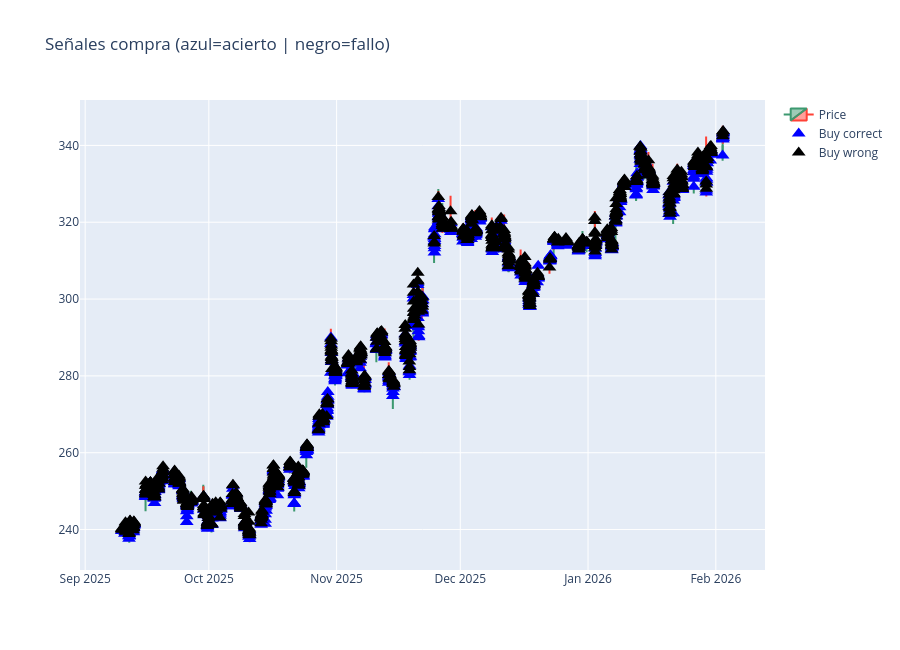

The cell this chart's notebook holds for it:
### Markdown cell above
## Re-train model only with TOP features

Pending....

### Code cell
import plotly.graph_objects as go

def plot_candles_with_signals(X, y_pred_proba, y_test, PROB_THR):

    df = X.copy().sort_index()

    y_pred_proba = np.asarray(y_pred_proba)

    # ---- prob clase positiva ----
    if y_pred_proba.ndim == 2:
        proba_buy = y_pred_proba[:, 1]
    else:
        proba_buy = y_pred_proba

    y_test = np.asarray(y_test)

    # ---- high/low simulados ----
    high = df['high']
    low  = df['low']

    # ---- señales ----
    signal_mask = proba_buy > PROB_THR

    signal_times = df.index[signal_mask]
    signal_prices = df.loc[signal_mask, 'close']

    # ---- evaluar acierto ----
    correct_mask = y_test[signal_mask] == 1

    times_correct = signal_times[correct_mask]
    prices_correct = signal_prices[correct_mask]

    times_wrong = signal_times[~correct_mask]
    prices_wrong = signal_prices[~correct_mask]

    fig = go.Figure()

    # ======================
    # Velas
    # ======================
    fig.add_trace(
        go.Candlestick(
            x=df.index,
            open=df['open'],
            high=high,
            low=low,
            close=df['close'],
            name="Price"
        )
    )

    # ======================
    # Señales correctas (azul)
    # ======================
    fig.add_trace(
        go.Scatter(
            x=times_correct,
            y=prices_correct,
            mode='markers',
            marker=dict(
                symbol='triangle-up',
                size=12,
                color='blue'
            ),
            name='Buy correct'
        )
    )

    # ======================
    # Señales incorrectas (negro)
    # ======================
    fig.add_trace(
        go.Scatter(
            x=times_wrong,
            y=prices_wrong,
            mode='markers',
            marker=dict(
                symbol='triangle-up',
                size=12,
                color='black'
            ),
            name='Buy wrong'
        )
    )

    fig.update_layout(
        title=f"Señales compra (azul=acierto | negro=fallo)",
        xaxis_rangeslider_visible=False,
        height=650
    )

    fig.show()

    # ======================
    # Métricas rápidas
    # ======================
    n_trades = signal_mask.sum()
    if n_trades > 0:
        winrate = correct_mask.mean()
        print(f"Trades: {n_trades}")
        print(f"Accuracy señales: {winrate:.2%}")

plot_candles_with_signals(X_test, y_pred_proba, y_test, PROB_THR)

### Figure 1 — Plotly figure (JSON) as saved in the notebook; plotly's stock layout.template omitted (floating-point values rounded to 4 significant figures; data arrays with more than 128 entries replaced by an {"elided": "..."} marker saying what was removed)
{"data": [{"close": {"elided": "2570 float values"}, "high": {"elided": "2570 float values"}, "low": {"elided": "2570 float values"}, "name": "Price", "open": {"elided": "2570 float values"}, "type": "candlestick", "x": {"elided": "2570 str values"}}, {"marker": {"color": "blue", "size": 12, "symbol": "triangle-up"}, "mode": "markers", "name": "Buy correct", "type": "scatter", "x": {"elided": "1262 str values"}, "y": {"elided": "1262 float values"}}, {"marker": {"color": "black", "size": 12, "symbol": "triangle-up"}, "mode": "markers", "name": "Buy wrong", "type": "scatter", "x": {"elided": "1147 str values"}, "y": {"elided": "1147 float values"}}], "layout": {"height": 650, "title": {"text": "Señales compra (azul=acierto | negro=fallo)"}, "xaxis": {"rangeslider": {"visible": false}}}}
